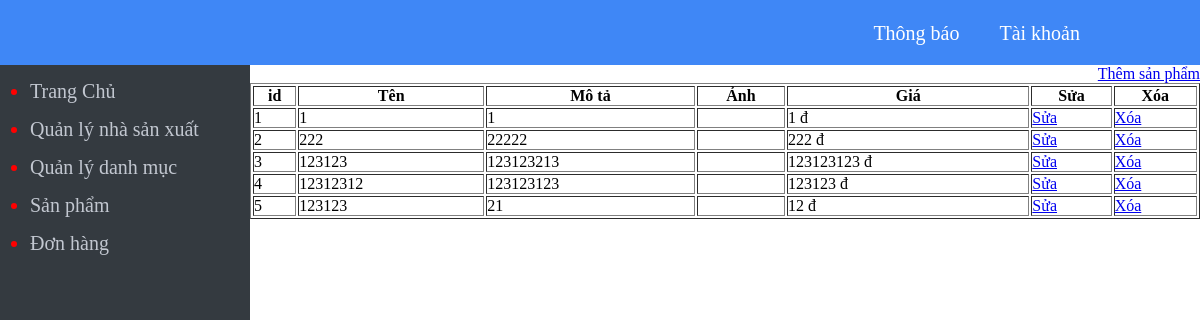
Before: /admin/product/index.php with the older database file.
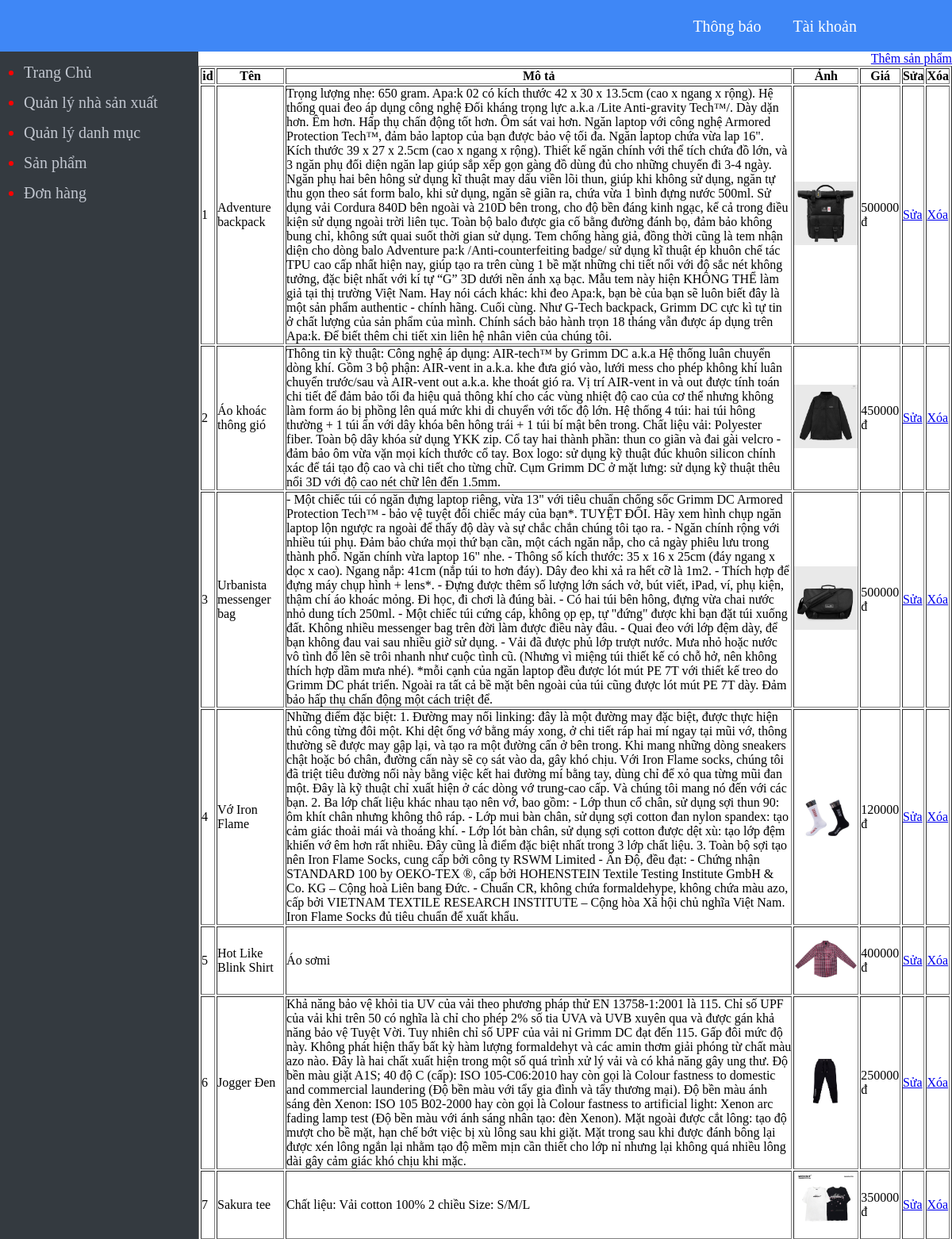
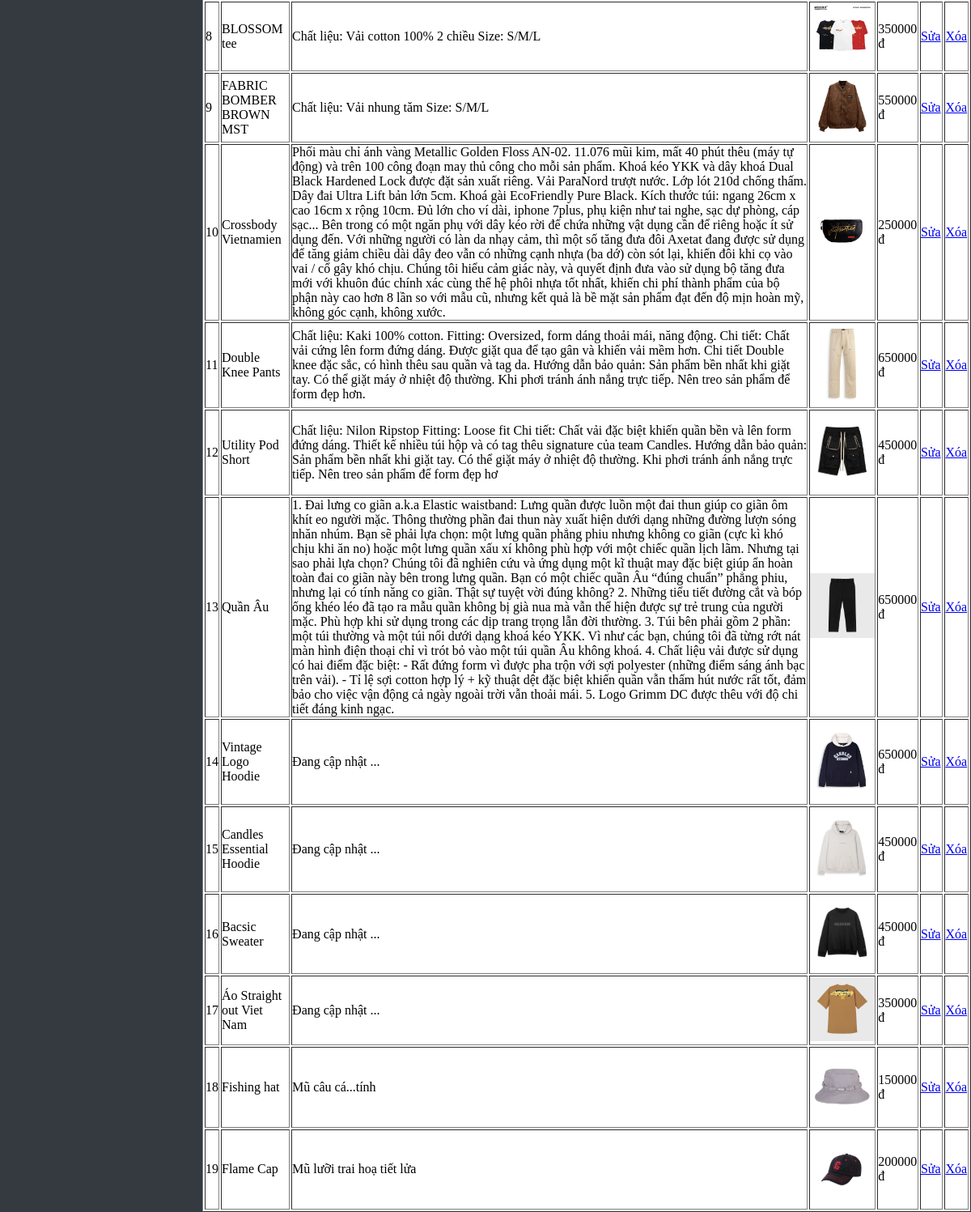
After: the same page with the newer database file (2 pictures, top to bottom).
### tables this page shows
CREATE TABLE `product` (
  `id` int(11) NOT NULL,
  `name` varchar(50) NOT NULL,
  `description` text NOT NULL,
  `img` text NOT NULL,
  `price` int(11) NOT NULL,
  `manufacturers_id` int(11) NOT NULL,
  `category_id` int(11) NOT NULL
);

### admin/product/index.php (the view)
<?php require'../menu_top.php'?>
<?php require '../connect.php';
$sql="select * from product";
$result=mysqli_query($connect,$sql);
?>
	<a style="float:right;" href="form_insert.php">Thêm sản phẩm</a>
	<table border="1" width="100%">
		<tr>
		<th >id</th>
		<th >Tên</th>
		<th >Mô tả</th>
		<th >Ảnh</th>
		<th >Giá</th>
		<th >Sửa</th>
		<th >Xóa</th>
		</tr>
		<?php foreach ($result as $key => $each) { ?>
			<tr>
				<td><?php echo $key+1 ?></td>
				<td><?php echo $each['name'] ?></td>
				<td><?php echo $each['description'] ?></td>
				<td>
					<img width="80" src="photos/<?php echo $each['img'] ?>" alt="">
				</td>
				<td><?php echo $each['price'] ?> đ</td>
				<td>
					<a href="form_update.php?id=<?php echo $each['id']?>">Sửa</a>
				</td>
			 	<td>
					<a href="process_delete.php?id=<?php echo $each['id']?>">Xóa</a>
				</td>
			</tr>
		<?php } ?>
	</table>
<?php require'../menu_bottom.php'?>

Changed rows visible on the page:
removed product: name "1", description "1", price "1"
removed product: name "222", description "22222", price "222"
removed product: name "123123", description "123123213", price "123123123"
removed product: name "12312312", description "123123123", price "123123"
removed product: name "123123", description "21", price "12"
added product: name "Adventure backpack", description "Trọng lượng nhẹ: 650 gram. Apa:k 02 có kích thước 42 x 30 x 13.5cm (cao x ngang x rộng). Hệ thống quai đeo áp dụng công nghệ Đối kháng trọng lực a.k.a /Lite Anti-gravity Tech™/. Dày dặn hơn. Êm hơn. Hấp thụ chấn động tốt hơn. Ôm sát vai hơn. Ngăn laptop với công nghệ Armored Protection Tech™, đảm bảo laptop của bạn được bảo vệ tối đa. Ngăn laptop chứa vừa lap 16\". Kích thước 39 x 27 x 2.5cm (cao x ngang x rộng). Thiết kế ngăn chính với thể tích chứa đồ lớn, và 3 ngăn phụ đối diện ngăn lap giúp sắp xếp gọn gàng đồ dùng đủ cho những chuyến đi 3-4 ngày. Ngăn phụ hai bên hông sử dụng kĩ thuật may dấu viền lõi thun, giúp khi không sử dụng, ngăn tự thu gọn theo sát form balo, khi sử dụng, ngăn sẽ…", img (picture), price "500000"
added product: name "Áo khoác thông gió", description "Thông tin kỹ thuật: Công nghệ áp dụng: AIR-tech™ by Grimm DC a.k.a Hệ thống luân chuyển dòng khí. Gồm 3 bộ phận: AIR-vent in a.k.a. khe đưa gió vào, lưới mess cho phép không khí luân chuyển trước/sau và AIR-vent out a.k.a. khe thoát gió ra. Vị trí AIR-vent in và out được tính toán chi tiết để đảm bảo tối đa hiệu quả thông khí cho các vùng nhiệt độ cao của cơ thể nhưng không làm form áo bị phồng lên quá mức khi di chuyển với tốc độ lớn. Hệ thống 4 túi: hai túi hông thường + 1 túi ẩn với dây khóa bên hông trái + 1 túi bí mật bên trong. Chất liệu vải: Polyester fiber. Toàn bộ dây khóa sử dụng YKK zip. Cổ tay hai thành phần: thun co giãn và đai gài velcro - đảm bảo ôm vừa vặn mọi kích thước cổ…", img (picture), price "450000"
added product: name "Urbanista messenger bag", description "- Một chiếc túi có ngăn đựng laptop riêng, vừa 13\" với tiêu chuẩn chống sốc Grimm DC Armored Protection Tech™ - bảo vệ tuyệt đối chiếc máy của bạn*. TUYỆT ĐỐI. Hãy xem hình chụp ngăn laptop lộn ngược ra ngoài để thấy độ dày và sự chắc chắn chúng tôi tạo ra. - Ngăn chính rộng với nhiều túi phụ. Đảm bảo chứa mọi thứ bạn cần, một cách ngăn nắp, cho cả ngày phiêu lưu trong thành phố. Ngăn chính vừa laptop 16\" nhe. - Thông số kích thước: 35 x 16 x 25cm (đáy ngang x dọc x cao). Ngang nắp: 41cm (nắp túi to hơn đáy). Dây đeo khi xả ra hết cỡ là 1m2. - Thích hợp để đựng máy chụp hình + lens*. - Đựng được thêm số lượng lớn sách vở, bút viết, iPad, ví, phụ kiện, thậm chí áo khoác mỏng. Đi học, đi chơi…", img (picture), price "500000"
added product: name "Vớ Iron Flame", description "Những điểm đặc biệt: 1. Đường may nối linking: đây là một đường may đặc biệt, được thực hiện thủ công từng đôi một. Khi dệt ống vớ bằng máy xong, ở chi tiết ráp hai mí ngay tại mũi vớ, thông thường sẽ được may gập lại, và tạo ra một đường cấn ở bên trong. Khi mang những dòng sneakers chật hoặc bó chân, đường cấn này sẽ cọ sát vào da, gây khó chịu. Với Iron Flame socks, chúng tôi đã triệt tiêu đường nối này bằng việc kết hai đường mí bằng tay, dùng chỉ để xỏ qua từng mũi đan một. Đây là kỹ thuật chỉ xuất hiện ở các dòng vớ trung-cao cấp. Và chúng tôi mang nó đến với các bạn. 2. Ba lớp chất liệu khác nhau tạo nên vớ, bao gồm: - Lớp thun cổ chân, sử dụng sợi thun 90: ôm khít chân nhưng không…", img (picture), price "120000"
added product: name "Hot Like Blink Shirt", description "Áo sơmi", img (picture), price "400000"
added product: name "Jogger Đen", description "Khả năng bảo vệ khỏi tia UV của vải theo phương pháp thử EN 13758-1:2001 là 115. Chỉ số UPF của vải khi trên 50 có nghĩa là chỉ cho phép 2% số tia UVA và UVB xuyên qua và được gán khả năng bảo vệ Tuyệt Vời. Tuy nhiên chỉ số UPF của vải nỉ Grimm DC đạt đến 115. Gấp đôi mức độ này. Không phát hiện thấy bất kỳ hàm lượng formaldehyt và các amin thơm giải phóng từ chất màu azo nào. Đây là hai chất xuất hiện trong một số quá trình xử lý vải và có khả năng gây ung thư. Độ bền màu giặt A1S; 40 độ C (cấp): ISO 105-C06:2010 hay còn gọi là Colour fastness to domestic and commercial laundering (Độ bền màu với tẩy gia đình và tẩy thương mại). Độ bền màu ánh sáng đèn Xenon: ISO 105 B02-2000 hay còn gọi…", img (picture), price "250000"
added product: name "Sakura tee", description "Chất liệu: Vải cotton 100% 2 chiều Size: S/M/L", img (picture), price "350000"
added product: name "BLOSSOM tee", description "Chất liệu: Vải cotton 100% 2 chiều Size: S/M/L", img (picture), price "350000"
added product: name "FABRIC BOMBER BROWN MST", description "Chất liệu: Vải nhung tăm Size: S/M/L", img (picture), price "550000"
added product: name "Crossbody Vietnamien", description "Phối màu chỉ ánh vàng Metallic Golden Floss AN-02. 11.076 mũi kim, mất 40 phút thêu (máy tự động) và trên 100 công đoạn may thủ công cho mỗi sản phẩm. Khoá kéo YKK và dây khoá Dual Black Hardened Lock được đặt sản xuất riêng. Vải ParaNord trượt nước. Lớp lót 210d chống thấm. Dây đai Ultra Lift bản lớn 5cm. Khoá gài EcoFriendly Pure Black. Kích thước túi: ngang 26cm x cao 16cm x rộng 10cm. Đủ lớn cho ví dài, iphone 7plus, phụ kiện như tai nghe, sạc dự phòng, cáp sạc... Bên trong có một ngăn phụ với dây kéo rời để chứa những vật dụng cần để riêng hoặc ít sử dụng đến. Với những người có làn da nhạy cảm, thì một số tăng đưa đôi Axetat đang được sử dụng để tăng giảm chiều dài dây đeo vẫn có…", img (picture), price "250000"
added product: name "Double Knee Pants", description "Chất liệu: Kaki 100% cotton. Fitting: Oversized, form dáng thoải mái, năng động. Chi tiết: Chất vải cứng lên form đứng dáng. Được giặt qua để tạo gân và khiến vải mềm hơn. Chi tiết Double knee đặc sắc, có hình thêu sau quần và tag da. Hướng dẫn bảo quản: Sản phẩm bền nhất khi giặt tay. Có thể giặt máy ở nhiệt độ thường. Khi phơi tránh ánh nắng trực tiếp. Nên treo sản phẩm để form đẹp hơn.", img (picture), price "650000"
added product: name "Utility Pod Short", description "Chất liệu: Nilon Ripstop Fitting: Loose fit Chi tiết: Chất vải đặc biệt khiến quần bền và lên form đứng dáng. Thiết kế nhiều túi hộp và có tag thêu signature của team Candles. Hướng dẫn bảo quản: Sản phẩm bền nhất khi giặt tay. Có thể giặt máy ở nhiệt độ thường. Khi phơi tránh ánh nắng trực tiếp. Nên treo sản phẩm để form đẹp hơ", img (picture), price "450000"
added product: name "Quần Âu", description "1. Đai lưng co giãn a.k.a Elastic waistband: Lưng quần được luồn một đai thun giúp co giãn ôm khít eo người mặc. Thông thường phần đai thun này xuất hiện dưới dạng những đường lượn sóng nhăn nhúm. Bạn sẽ phải lựa chọn: một lưng quần phẳng phiu nhưng không co giãn (cực kì khó chịu khi ăn no) hoặc một lưng quần xấu xí không phù hợp với một chiếc quần lịch lãm. Nhưng tại sao phải lựa chọn? Chúng tôi đã nghiên cứu và ứng dụng một kĩ thuật may đặc biệt giúp ẩn hoàn toàn đai co giãn này bên trong lưng quần. Bạn có một chiếc quần Âu “đúng chuẩn” phẳng phiu, nhưng lại có tính năng co giãn. Thật sự tuyệt vời đúng không? 2. Những tiểu tiết đường cắt và bóp ống khéo léo đã tạo ra mẫu quần không bị già…", img (picture), price "650000"
added product: name "Vintage Logo Hoodie", description "Đang cập nhật ...", img (picture), price "650000"
added product: name "Candles Essential Hoodie", description "Đang cập nhật ...", img (picture), price "450000"
added product: name "Bacsic Sweater", description "Đang cập nhật ...", img (picture), price "450000"
added product: name "Áo Straight out Viet Nam", description "Đang cập nhật ...", img (picture), price "350000"
added product: name "Fishing hat", description "Mũ câu cá...tính", img (picture), price "150000"
added product: name "Flame Cap", description "Mũ lưỡi trai hoạ tiết lửa", img (picture), price "200000"
